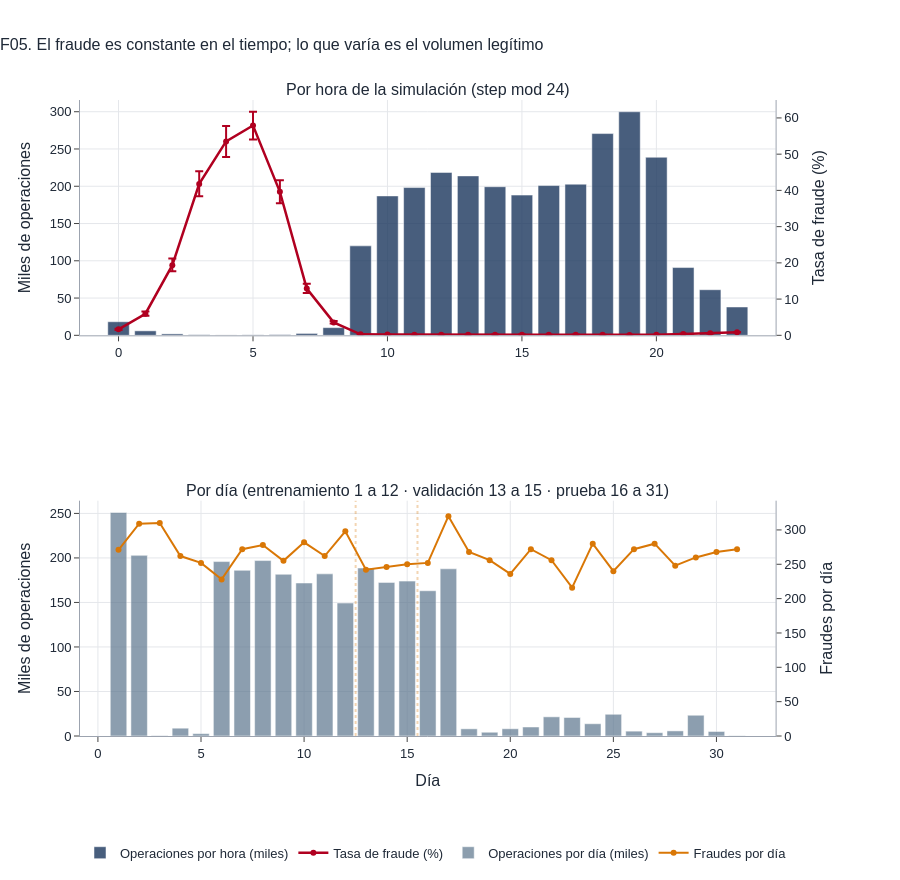

Notebook cell for this chart:
### Code cell
# 8.2 Figura F05: patrón horario y evolución diaria (con el esquema de partición temporal del Notebook 2)
dia_tab = df_riesgo.groupby("dia").agg(operaciones=("isFraud", "size"), fraudes=("isFraud", "sum")).reset_index()
dia_tab["prevalencia"] = dia_tab["fraudes"] / dia_tab["operaciones"] * 100
fig = make_subplots(rows=2, cols=1, specs=[[{"secondary_y": True}], [{"secondary_y": True}]], vertical_spacing=0.26,
                    subplot_titles=("Por hora de la simulación (step mod 24)", "Por día (entrenamiento 1 a 12 · validación 13 a 15 · prueba 16 a 31)"))
fig.add_bar(x=hora["hora"], y=hora["operaciones"] / 1e3, name="Operaciones por hora (miles)", marker_color=COLOR_LEGIT, opacity=0.8, row=1, col=1)
fig.add_scatter(x=hora["hora"], y=hora["tasa"] * 100, name="Tasa de fraude (%)", mode="lines+markers", line=dict(color=COLOR_FRAUD, width=2.5),
                error_y=dict(type="data", symmetric=False, array=(hora["ic_sup"] - hora["tasa"]) * 100, arrayminus=(hora["tasa"] - hora["ic_inf"]) * 100),
                row=1, col=1, secondary_y=True)
fig.add_bar(x=dia_tab["dia"], y=dia_tab["operaciones"] / 1e3, name="Operaciones por día (miles)", marker_color=COLOR_NEUTRAL, opacity=0.7, row=2, col=1)
fig.add_scatter(x=dia_tab["dia"], y=dia_tab["fraudes"], name="Fraudes por día", mode="lines+markers", line=dict(color=COLOR_ACCENT), row=2, col=1, secondary_y=True)
for xv in (12.5, 15.5):
    fig.add_shape(type="line", x0=xv, x1=xv, xref="x2", y0=0, y1=1, yref="y3 domain", line=dict(dash="dot", color=COLOR_ACCENT, width=2))
fig.update_xaxes(title_text="Día", row=2, col=1)
fig.update_yaxes(title_text="Miles de operaciones", secondary_y=False)
fig.update_yaxes(title_text="Tasa de fraude (%)", secondary_y=True, showgrid=False, rangemode="tozero", row=1, col=1)
fig.update_yaxes(title_text="Fraudes por día", secondary_y=True, showgrid=False, rangemode="tozero", row=2, col=1)
fig.update_layout(title="F05. El fraude es constante en el tiempo; lo que varía es el volumen legítimo", height=880, margin=dict(t=100, b=130),
                  legend=dict(orientation="h", y=-0.16))
fig.show()
guardar_fig(fig, "F05_patron_temporal")
a, b = dia_tab[dia_tab["dia"] <= 15], dia_tab[dia_tab["dia"] >= 16]
print(f"Volumen medio diario: {f_int(a['operaciones'].mean())} operaciones en los días 1 a 15 frente a {f_int(b['operaciones'].mean())} en los días 16 a 31; "
      f"fraudes medios diarios: {f_num(a['fraudes'].mean(), 0)} frente a {f_num(b['fraudes'].mean(), 0)}.")
print("Consecuencia para la evaluación: en la segunda mitad del mes el fraude se mantiene y el volumen legítimo se desploma, "
      "por lo que la prevalencia del período de prueba será mayor que la de entrenamiento. La precisión depende de la prevalencia, "
      "así que las métricas de prueba no son directamente comparables con las de validación.")

### Figure 1 — Plotly figure (JSON) as saved in the notebook; plotly's stock layout.template omitted (floating-point values rounded to 4 significant figures)
{"data": [{"marker": {"color": "#1B365D"}, "name": "Operaciones por hora (miles)", "opacity": 0.8, "type": "bar", "x": [0, 1, 2, 3, 4, 5, 6, 7, 8, 9, 10, 11, 12, 13, 14, 15, 16, 17, 18, 19, 20, 21, 22, 23], "xaxis": "x", "y": [18.21, 6.005, 1.922, 0.78, 0.512, 0.632, 0.904, 2.542, 10.3, 120.0, 187.0, 198.2, 218.6, 213.9, 199.4, 188.1, 200.9, 202.8, 270.7, 299.9, 238.9, 90.93, 61.16, 38.03], "yaxis": "y"}, {"error_y": {"array": [0.1953, 0.6275, 1.827, 3.493, 4.278, 3.79, 3.226, 1.359, 0.376, 0.03174, 0.02132, 0.01877, 0.0174, 0.01795, 0.01944, 0.02026, 0.01908, 0.01911, 0.01413, 0.01273, 0.01594, 0.04223, 0.06305, 0.09731], "arrayminus": [0.1749, 0.5712, 1.704, 3.413, 4.33, 3.886, 3.138, 1.247, 0.3414, 0.02856, 0.01928, 0.01684, 0.01565, 0.01616, 0.01752, 0.01823, 0.01718, 0.01722, 0.01271, 0.01146, 0.01434, 0.03803, 0.05684, 0.08739], "symmetric": false, "type": "data"}, "line": {"color": "#B00020", "width": 2.5}, "mode": "lines+markers", "name": "Tasa de fraude (%)", "type": "scatter", "x": [0, 1, 2, 3, 4, 5, 6, 7, 8, 9, 10, 11, 12, 13, 14, 15, 16, 17, 18, 19, 20, 21, 22, 23], "xaxis": "x", "y": [1.647, 5.962, 19.35, 41.79, 53.52, 57.91, 39.6, 12.9, 3.572, 0.2841, 0.2005, 0.1634, 0.1551, 0.1618, 0.1771, 0.1813, 0.1717, 0.1741, 0.1267, 0.114, 0.1423, 0.3816, 0.5739, 0.8492], "yaxis": "y2"}, {"marker": {"color": "#5C768D"}, "name": "Operaciones por día (miles)", "opacity": 0.7, "type": "bar", "x": [1, 2, 3, 4, 5, 6, 7, 8, 9, 10, 11, 12, 13, 14, 15, 16, 17, 18, 19, 20, 21, 22, 23, 24, 25, 26, 27, 28, 29, 30, 31], "xaxis": "x2", "y": [251.1, 202.9, 0.429, 8.766, 2.675, 195.9, 186.1, 197.0, 181.6, 171.8, 182.1, 149.3, 188.7, 172.5, 174.0, 163.1, 187.8, 8.068, 4.223, 8.142, 10.11, 21.53, 20.79, 13.77, 24.4, 5.458, 3.722, 5.724, 23.31, 5.061, 0.272], "yaxis": "y3"}, {"line": {"color": "#D97706"}, "mode": "lines+markers", "name": "Fraudes por día", "type": "scatter", "x": [1, 2, 3, 4, 5, 6, 7, 8, 9, 10, 11, 12, 13, 14, 15, 16, 17, 18, 19, 20, 21, 22, 23, 24, 25, 26, 27, 28, 29, 30, 31], "xaxis": "x2", "y": [271, 309, 310, 262, 252, 228, 272, 278, 255, 282, 262, 298, 242, 246, 250, 252, 320, 268, 256, 236, 272, 256, 216, 280, 240, 272, 280, 248, 260, 268, 272], "yaxis": "y4"}], "layout": {"annotations": [{"font": {"size": 16}, "showarrow": false, "text": "Por hora de la simulación (step mod 24)", "x": 0.47, "xanchor": "center", "xref": "paper", "y": 1.0, "yanchor": "bottom", "yref": "paper"}, {"font": {"size": 16}, "showarrow": false, "text": "Por día (entrenamiento 1 a 12 · validación 13 a 15 · prueba 16 a 31)", "x": 0.47, "xanchor": "center", "xref": "paper", "y": 0.37, "yanchor": "bottom", "yref": "paper"}], "height": 880, "legend": {"orientation": "h", "y": -0.16}, "margin": {"b": 130, "t": 100}, "shapes": [{"line": {"color": "#D97706", "dash": "dot", "width": 2}, "type": "line", "x0": 12.5, "x1": 12.5, "xref": "x2", "y0": 0, "y1": 1, "yref": "y3 domain"}, {"line": {"color": "#D97706", "dash": "dot", "width": 2}, "type": "line", "x0": 15.5, "x1": 15.5, "xref": "x2", "y0": 0, "y1": 1, "yref": "y3 domain"}], "title": {"text": "F05. El fraude es constante en el tiempo; lo que varía es el volumen legítimo"}, "xaxis": {"anchor": "y", "domain": [0.0, 0.94]}, "xaxis2": {"anchor": "y3", "domain": [0.0, 0.94], "title": {"text": "Día"}}, "yaxis": {"anchor": "x", "domain": [0.63, 1.0], "title": {"text": "Miles de operaciones"}}, "yaxis2": {"anchor": "x", "overlaying": "y", "rangemode": "tozero", "showgrid": false, "side": "right", "title": {"text": "Tasa de fraude (%)"}}, "yaxis3": {"anchor": "x2", "domain": [0.0, 0.37], "title": {"text": "Miles de operaciones"}}, "yaxis4": {"anchor": "x2", "overlaying": "y3", "rangemode": "tozero", "showgrid": false, "side": "right", "title": {"text": "Fraudes por día"}}}}
